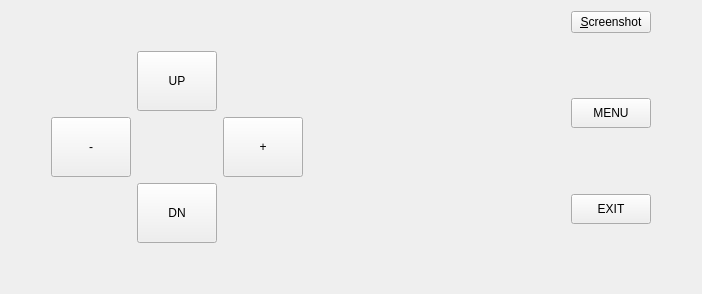
     <widget class="QWidget" name="simu">
      <attribute name="title">
       <string>9x Simulator</string>
      </attribute>
      <layout class="QHBoxLayout" name="horizontalLayout_8" stretch="0,0,0,0,0">
       <item>
        <spacer name="horizontalSpacer">
         <property name="orientation">
          <enum>Qt::Horizontal</enum>
         </property>
         <property name="sizeHint" stdset="0">
          <size>
           <width>40</width>
           <height>20</height>
          </size>
         </property>
        </spacer>
       </item>
       <item>
        <layout class="QGridLayout" name="gridLayout_5" columnstretch="0,0,0">
         <item row="1" column="1">
          <widget class="QPushButton" name="upButton">
           <property name="sizePolicy">
            <sizepolicy hsizetype="Fixed" vsizetype="Fixed">
             <horstretch>0</horstretch>
             <verstretch>0</verstretch>
            </sizepolicy>
           </property>
           <property name="minimumSize">
            <size>
             <width>60</width>
             <height>60</height>
            </size>
           </property>
           <property name="text">
            <string>UP</string>
           </property>
          </widget>
         </item>
         <item row="3" column="1">
          <widget class="QPushButton" name="downButton">
           <property name="sizePolicy">
            <sizepolicy hsizetype="Fixed" vsizetype="Fixed">
             <horstretch>0</horstretch>
             <verstretch>0</verstretch>
            </sizepolicy>
           </property>
           <property name="minimumSize">
            <size>
             <width>60</width>
             <height>60</height>
            </size>
           </property>
           <property name="text">
            <string>DN</string>
           </property>
          </widget>
         </item>
         <item row="2" column="1">
          <spacer name="verticalSpacer">
           <property name="orientation">
            <enum>Qt::Vertical</enum>
           </property>
           <property name="sizeHint" stdset="0">
            <size>
             <width>20</width>
             <height>40</height>
            </size>
           </property>
          </spacer>
         </item>
         <item row="2" column="0">
          <widget class="QPushButton" name="leftButton">
           <property name="sizePolicy">
            <sizepolicy hsizetype="Fixed" vsizetype="Fixed">
             <horstretch>0</horstretch>
             <verstretch>0</verstretch>
            </sizepolicy>
           </property>
           <property name="minimumSize">
            <size>
             <width>60</width>
             <height>60</height>
            </size>
           </property>
           <property name="text">
            <string>-</string>
           </property>
          </widget>
         </item>
         <item row="2" column="2">
          <widget class="QPushButton" name="rightButton">
           <property name="sizePolicy">
            <sizepolicy hsizetype="Fixed" vsizetype="Fixed">
             <horstretch>0</horstretch>
             <verstretch>0</verstretch>
            </sizepolicy>
           </property>
           <property name="minimumSize">
            <size>
             <width>60</width>
             <height>60</height>
            </size>
           </property>
           <property name="text">
            <string>+</string>
           </property>
          </widget>
         </item>
         <item row="0" column="1">
          <spacer name="verticalSpacer_2">
           <property name="orientation">
            <enum>Qt::Vertical</enum>
           </property>
           <property name="sizeHint" stdset="0">
            <size>
             <width>20</width>
             <height>40</height>
            </size>
           </property>
          </spacer>
         </item>
         <item row="4" column="1">
          <spacer name="verticalSpacer_3">
           <property name="orientation">
            <enum>Qt::Vertical</enum>
           </property>
           <property name="sizeHint" stdset="0">
            <size>
             <width>20</width>
             <height>40</height>
            </size>
           </property>
          </spacer>
         </item>
        </layout>
       </item>
       <item>
        <layout class="QVBoxLayout" name="verticalLayout_18">
         <item>
          <spacer name="verticalSpacer_5">
           <property name="orientation">
            <enum>Qt::Vertical</enum>
           </property>
           <property name="sizeHint" stdset="0">
            <size>
             <width>20</width>
             <height>40</height>
            </size>
           </property>
          </spacer>
         </item>
         <item>
          <widget class="lcdWidget" name="lcd" native="true">
           <property name="minimumSize">
            <size>
             <width>256</width>
             <height>128</height>
            </size>
           </property>
          </widget>
         </item>
         <item>
          <spacer name="verticalSpacer_4">
           <property name="orientation">
            <enum>Qt::Vertical</enum>
           </property>
           <property name="sizeHint" stdset="0">
            <size>
             <width>20</width>
             <height>40</height>
            </size>
           </property>
          </spacer>
         </item>
        </layout>
       </item>
       <item>
        <layout class="QVBoxLayout" name="verticalLayout_16">
         <item>
          <widget class="QPushButton" name="screenshotButton">
           <property name="text">
            <string>&amp;Screenshot</string>
           </property>
           <property name="icon">
            <iconset>
             <normaloff>:/images/screenshot.png</normaloff>:/images/screenshot.png</iconset>
           </property>
           <property name="iconSize">
            <size>
             <width>32</width>
             <height>32</height>
            </size>
           </property>
          </widget>
         </item>
         <item>
          <spacer name="verticalSpacer_8">
           <property name="orientation">
            <enum>Qt::Vertical</enum>
           </property>
           <property name="sizeHint" stdset="0">
            <size>
             <width>20</width>
             <height>40</height>
            </size>
           </property>
          </spacer>
         </item>
         <item>
          <widget class="QPushButton" name="menuButton">
           <property name="minimumSize">
            <size>
             <width>0</width>
             <height>30</height>
            </size>
           </property>
           <property name="text">
            <string>MENU</string>
           </property>
          </widget>
         </item>
         <item>
          <spacer name="verticalSpacer_6">
           <property name="orientation">
            <enum>Qt::Vertical</enum>
           </property>
           <property name="sizeHint" stdset="0">
            <size>
             <width>20</width>
             <height>40</height>
            </size>
           </property>
          </spacer>
         </item>
         <item>
          <widget class="QPushButton" name="exitButton">
           <property name="minimumSize">
            <size>
             <width>0</width>
             <height>30</height>
            </size>
           </property>
           <property name="text">
            <string>EXIT</string>
           </property>
          </widget>
         </item>
         <item>
          <spacer name="verticalSpacer_7">
           <property name="orientation">
            <enum>Qt::Vertical</enum>
           </property>
           <property name="sizeHint" stdset="0">
            <size>
             <width>20</width>
             <height>40</height>
            </size>
           </property>
          </spacer>
         </item>
        </layout>
       </item>
       <item>
        <spacer name="horizontalSpacer_2">
         <property name="orientation">
          <enum>Qt::Horizontal</enum>
         </property>
         <property name="sizeHint" stdset="0">
          <size>
           <width>40</width>
           <height>20</height>
          </size>
         </property>
        </spacer>
       </item>
      </layout>
     </widget>
